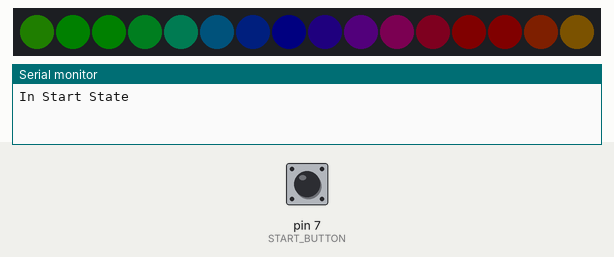
Bench run of a sketch on a simulated Arduino Uno, built with avr-gcc and run on an emulated ATmega328P. Shown: 16 RGB LEDs in strip order, left to right, the last lines printed to the serial monitor. The inputs (shaded band) are chosen by the test bench; at power-on: pin 7 (START_BUTTON) HIGH. Dim RGB values are drawn brighter than linear.

Above: at 1.24 s.
1.3 s: pin 7 (START_BUTTON) pulled LOW for 0.15 s
At 1.37 s:
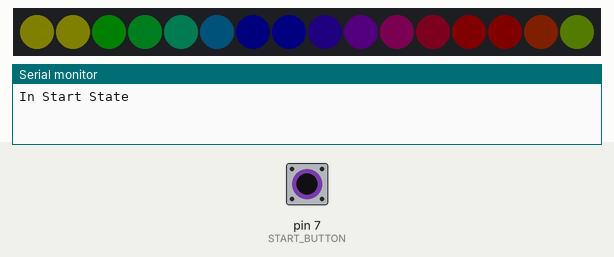
At 1.73 s:
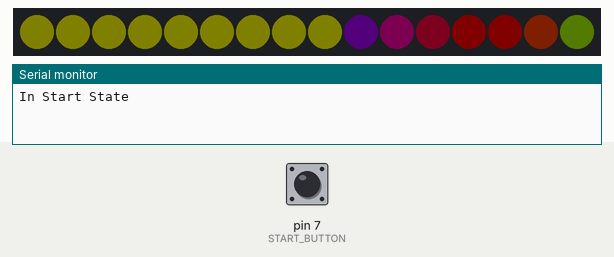
2.0 s: pin 7 (START_BUTTON) pulled LOW for 3.2 s
At 2.4 s:
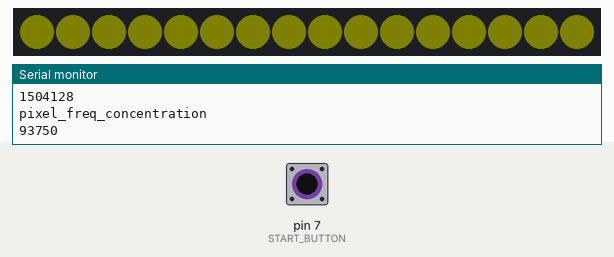
Timing chart, 0 to 5.0 s (numbered marks = the images above; inputs shaded):
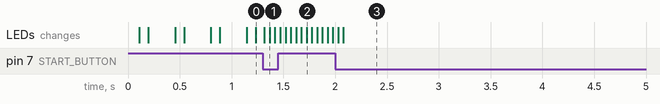

The sketch:

state_machine_pomodoro_timer.ino
```cpp
#include <Adafruit_NeoPixel.h>

#define START_BUTTON 7
#define START 0
#define CONCENTRATE 1
#define CONCENTRATE_OVER 2
#define REST 3
#define CONCENTRATION_DURATION 1500000 // milliseconds
#define REST_DURATION 300000 // milliseconds
#define PIXELS 16
#define PIN 6
#define BUTTON_DELAY 2000

Adafruit_NeoPixel strip = Adafruit_NeoPixel(PIXELS, PIN, NEO_GRB + NEO_KHZ800);

uint8_t state;
unsigned long start_time;
unsigned long current_time;
boolean paused;
unsigned long cycle_time;
uint8_t current_pixel = 0;
uint8_t colour_counter = 0;
uint32_t pixel_freq_concentration = CONCENTRATION_DURATION / PIXELS;
uint32_t pixel_freq_rest = REST_DURATION / PIXELS;
unsigned long pause_duration = 0;
unsigned long start_pause_time = 0;
unsigned long end_pause_time = 0;
unsigned long rainbow_counter = 0;

void setup(){
  Serial.begin(9600);
  pinMode(START_BUTTON, INPUT_PULLUP);

  strip.begin();
  strip.show(); // Initialize all pixels to 'off'
  strip.setBrightness(5);

  state = START;
  start_time = millis();
  paused = false;

  Serial.println("In Start State");
}

// Input a value 0 to 255 to get a color value.
// The colours are a transition r - g - b - back to r.
uint32_t Wheel(byte WheelPos) {
  WheelPos = 255 - WheelPos;
  if(WheelPos < 85) {
    return strip.Color(255 - WheelPos * 3, 0, WheelPos * 3);
  }
  if(WheelPos < 170) {
    WheelPos -= 85;
    return strip.Color(0, WheelPos * 3, 255 - WheelPos * 3);
  }
  WheelPos -= 170;
  return strip.Color(WheelPos * 3, 255 - WheelPos * 3, 0);
}

void loop(){

  if (state==START){


   if (digitalRead(START_BUTTON)==LOW){
     colorWipe(strip.Color(255, 255, 0), 50);
     state=CONCENTRATE;
     start_time = current_time = millis();
     cycle_time = 0;
     pause_duration = 0;
     current_pixel = 0;
     Serial.println("Proceeding to Concentrate");
     Serial.println("Start time:");
     Serial.println(start_time);
     Serial.println("End time:");
     Serial.println(start_time + CONCENTRATION_DURATION + BUTTON_DELAY);
     Serial.println("pixel_freq_concentration");
     Serial.println(pixel_freq_concentration);
     delay(BUTTON_DELAY);
   } else {
     // annoy me at the start
      for(int i=0; i< strip.numPixels(); i++) {
          strip.setPixelColor(i, Wheel(((i * 256 / strip.numPixels()) + rainbow_counter) & 255));
      }
      rainbow_counter++;
      strip.show();
      delay(20);
   }

  } else if (state==CONCENTRATE){
    if (digitalRead(START_BUTTON)==LOW){
      Serial.println("Pause Button Pressed");
      paused = !paused;


      if(paused){
        // get the start of the pause time
         start_pause_time = millis();
      } else {
        // Unpausing
        end_pause_time = millis();
        pause_duration = end_pause_time - start_pause_time;
      }
      delay(BUTTON_DELAY);
    }
    if (!paused){
      if(current_time < start_time + CONCENTRATION_DURATION + BUTTON_DELAY + pause_duration + 700){ // The additional 1 sec is added to allow the last pixel to light up
        current_time = millis();
        //Serial.println("current_time");
        //Serial.println(current_time);

        //Update pixel status
       if (current_time - cycle_time > pixel_freq_concentration){
          //Serial.println(cycle_time);
          cycle_time = current_time;
          change_pixel_colour(strip.Color(0, 255, 0));
          Serial.println("Lighting up LED");
        }
      } else {
        Serial.println("Time's up, Time to Rest");
          state=CONCENTRATE_OVER;
          delay(BUTTON_DELAY);
      }
    }
  } else if (state==CONCENTRATE_OVER){
    if(digitalRead(START_BUTTON)==LOW){
      colorWipe(strip.Color(0, 0, 255), 50);
       Serial.println("Proceeding to Rest");
       delay(BUTTON_DELAY);
       state=REST;
       current_time = millis();
       start_time = millis();
       current_pixel = 0;
    } else {
     // annoy me at the start
      for(int i=0; i< strip.numPixels(); i++) {
          strip.setPixelColor(i, Wheel(((i * 256 / strip.numPixels()) + rainbow_counter) & 255));
      }
      rainbow_counter++;
      strip.show();
      delay(20);
    }
  }

    else if (state==REST){
      // Have a start button to start resting
      if(current_time < start_time + REST_DURATION){
        current_time = millis();
        // follow the same concept as concentration except no pausing
        //Update pixel status
        if (current_time - cycle_time > pixel_freq_rest){
          //Serial.println(cycle_time);
          cycle_time = current_time;
          change_pixel_colour(strip.Color(0, 128, 255));
          Serial.println("Lighting up LED");
         }
      } else {
         state=START;
        Serial.println("Time's up, Back to Concentrating");
      }
  } else {
    Serial.println("Not suppose to be here");
  }
}

void change_pixel_colour(uint32_t c) {
    uint8_t pixel_colour;
    Serial.println(current_pixel);
    strip.setPixelColor(current_pixel, c);
    strip.show();
    current_pixel++;
}

// Fill the dots one after the other with a color
void colorWipe(uint32_t c, uint8_t wait) {
  for(uint16_t i=0; i<strip.numPixels(); i++) {
    strip.setPixelColor(i, c);
    strip.show();
    delay(wait);
  }
}
```

Measured:
- after the input at 1.3 s, the LEDs: first change at once (image 1 shows a later state)
